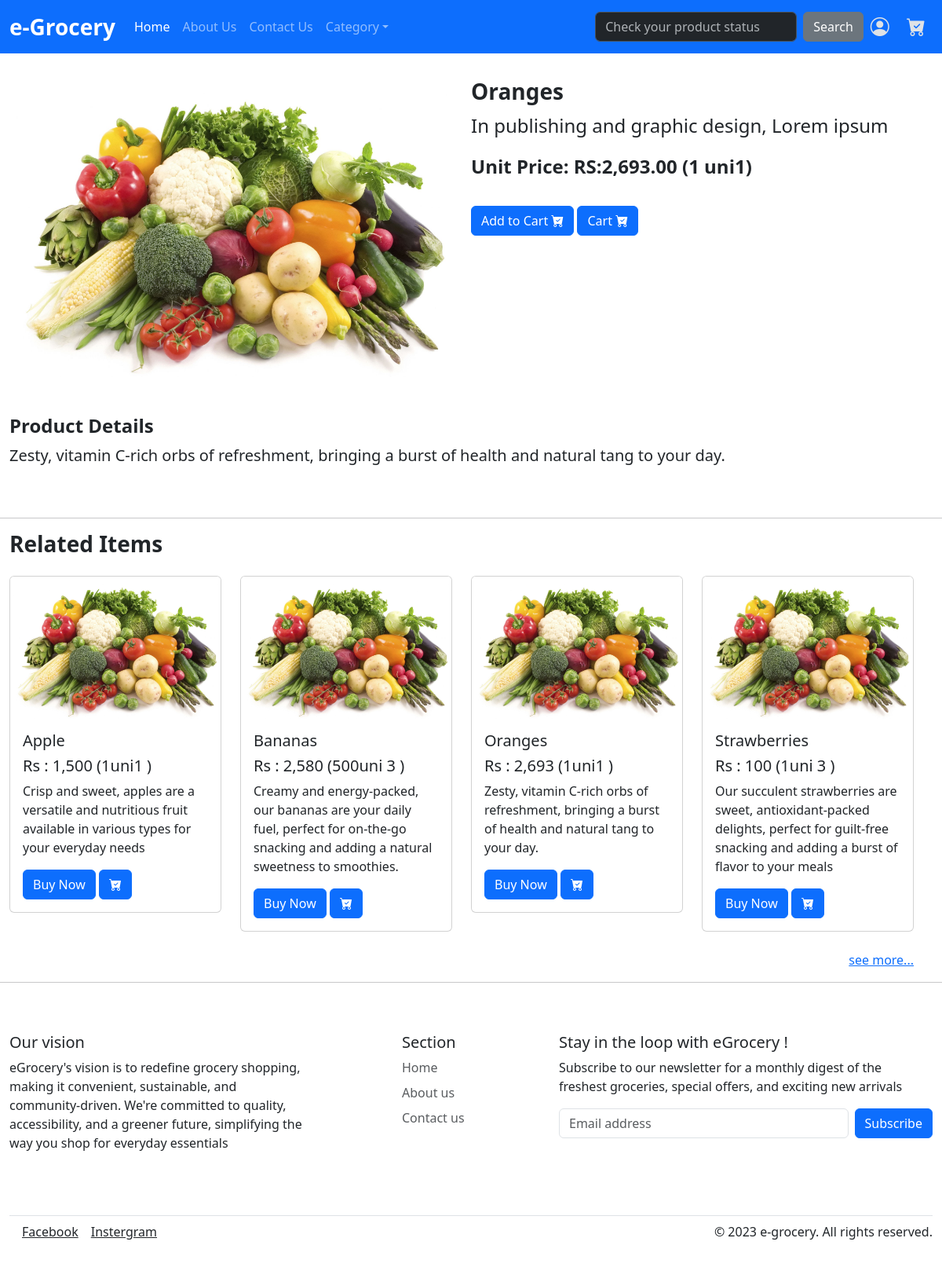
Page /view/singleProduct.php?pr_id=3 on the committed database.
### tables this page shows
CREATE TABLE IF NOT EXISTS `product` (
  `id` int NOT NULL AUTO_INCREMENT,
  `name` varchar(45) NOT NULL,
  `discription` longtext,
  `img_path` varchar(45) DEFAULT NULL,
  `price` varchar(45) DEFAULT NULL,
  `category_id` int NOT NULL,
  `priceQty` varchar(45) DEFAULT NULL,
  `unit_id` int NOT NULL,
  `smapleDis` longtext,
  PRIMARY KEY (`id`),
  KEY `fk_product_category_idx` (`category_id`),
  KEY `fk_product_unit1_idx` (`unit_id`),
  CONSTRAINT `fk_product_category` FOREIGN KEY (`category_id`) REFERENCES `category` (`id`),
  CONSTRAINT `fk_product_unit1` FOREIGN KEY (`unit_id`) REFERENCES `unit` (`id`)
);

CREATE TABLE IF NOT EXISTS `unit` (
  `id` int NOT NULL AUTO_INCREMENT,
  `unit_name` varchar(45) DEFAULT NULL,
  PRIMARY KEY (`id`)
);

### connection.php (called while the page is built, shortened)
<?php
class Database {
    public static $connection;
    public static function setUpConnection() {
        global $dbconfig;
        if (!isset(self::$connection)) {
            self::$connection = new mysqli(
                $dbconfig['db_host'],
                $dbconfig['db_username'],
                $dbconfig['db_password'],
                $dbconfig['db_name'],
                $dbconfig['db_port']
            );
        }
    }
    public static function search($sql, ...$params) {
        $stmt = self::$connection->prepare($sql);
        $stmt->execute();
        $result_set = $stmt->get_result();
        return $result_set;
    }
}
?>

### view/singleProduct.php (the view, shortened to what this page needs)
<?php
if (isset($_GET['pr_id'])) {
    $prid = $_GET['pr_id'];
    require_once('./Header.php');
    $pr_rs = Database::search("SELECT product.id AS pid, product.* , unit.* FROM product INNER JOIN unit ON product.unit_id = unit.id WHERE product.id = '" . $prid . "' ");
    $pr_data = $pr_rs->fetch_assoc();
?>
    <div class="row " style="margin-top: 100px;">
        <div class="col-12 col-md-6">
            <img src="../document/<?php echo $pr_data['img_path'] ?>" alt="Product Name" class="img-fluid">
        </div>
        <div class="col-12 col-md-6">
            <h2 class="fw-bold fs-3"><?php echo $pr_data['name'] ?></h2>
            <p class="fs-4"><?php echo $pr_data['smapleDis'] ?></p>
            <p class="fw-bold fs-4">Unit Price: RS:<?php echo number_format($pr_data['price']) ?>.00 (<?php echo $pr_data['priceQty'] ?> <?php echo $pr_data['unit_name'] ?>)</p>
            <div>
                <button class="btn btn-primary" id="cart-<?php echo $pr_data['pid'] ?>" onclick="addCardItem('<?php echo $pr_data['pid'] ?>')">Add to Cart <i class="bi bi-cart-check-fill"></i></button>
                <button class="btn btn-primary" onclick=" location.href = './cart.php' ">Cart <i class="bi bi-cart-check-fill"></i></button>
            </div>
        </div>
    </div>
    <div class="row mt-5">
        <div class="col-12">
            <h3 class="fw-bold fs-4">Product Details</h3>
            <p class="fs-5"><?php echo $pr_data['discription'] ?></p>
        </div>
    </div>
    <br>
    <hr class="fw-bold mt-5"><br>
    <h3 class="text-start fw-bold fs-3 mb-4">Related Items</h3>
    <div class="row" data-aos="fade-left" data-aos-duration="800" data-aos-delay="200" data-aos-once="true">
        <?php
        $product_rs = Database::search("SELECT product.* , unit.* , product.id AS pid  FROM product INNER JOIN unit ON product.unit_id = unit.id  WHERE category_id = '" . $pr_data["category_id"] . "' LIMIT 4 ");
        foreach ($product_rs as $product_data) {
        ?>
            <div class="col-12 col-md-3">
                <div class="card mb-4">
                    <img src="../document/<?php echo $product_data["img_path"] ?>" class="card-img-top" alt="Product 1">
                    <div class="card-body">
                        <h5 class="card-title"><?php echo $product_data["name"] ?></h5>
                        <h5 class="card-title">Rs : <?php echo number_format($product_data["price"] )?> (<?php echo $product_data["priceQty"] . "" . $product_data["unit_name"] ?> )</h5>
                        <p class="card-text"><?php echo $product_data["discription"] ?></p>
                        <div>
                            <a href="./singleProduct.php?pr_id=<?php echo $product_data["pid"] ?>" class="btn btn-primary">Buy Now</a>
                            <button class="btn btn-primary" id="cart-<?php echo $product_data['pid'] ?>" onclick="addCardItem('<?php echo $product_data['pid'] ?>')"><i class="bi bi-cart-check-fill"></i></button>
                        </div>
                    </div>
                </div>
            </div>
        <?php
        }
        ?>
        <div class="text-end float-right">
            <a href="./product.php?cat_id=<?php echo $product_data['category_id'] ?>" class="text-primery">see more...</a>
        </div>
    </div>
<?php
    require_once('./Footer.php');
} else {
    header('Location: ./home.php');
    exit();
}
?>

### src/styles/style.css (style rules this page uses)
body { margin: 0; padding: 0; box-sizing: border-box; overflow-x: hidden; }

### rows in the picture
product: img_path (picture), name "Oranges", smapleDis "In publishing and graphic design, Lorem ipsum", price "2,693", priceQty "1", unit.unit_name "uni1", discription "Zesty, vitamin C-rich orbs of refreshment, bringing a burst of health and natural tang to your day."
product: img_path (picture), name "Apple", price "1,500", priceQty "1", unit.unit_name "uni1", discription "Crisp and sweet, apples are a versatile and nutritious fruit available in various types for your everyday needs"
product: img_path (picture), name "Bananas", price "2,580", priceQty "500", unit.unit_name "uni 3", discription "Creamy and energy-packed, our bananas are your daily fuel, perfect for on-the-go snacking and adding a natural sweetness to smoothies."
product: img_path (picture), name "Strawberries", price "100", priceQty "1", unit.unit_name "uni 3", discription "Our succulent strawberries are sweet, antioxidant-packed delights, perfect for guilt-free snacking and adding a burst of flavor to your meals"
